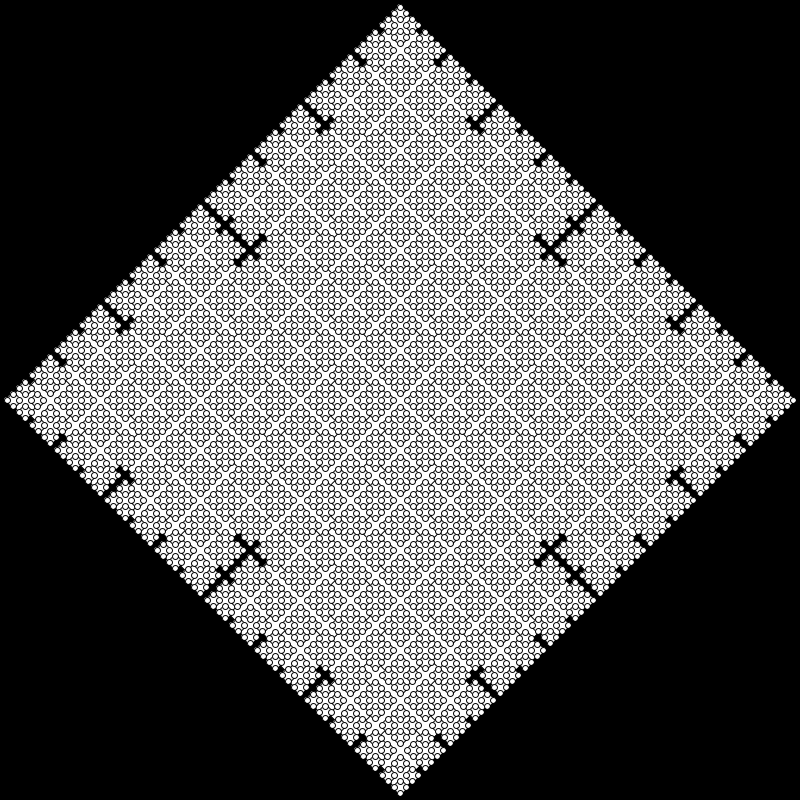
Frame 1 (no input)
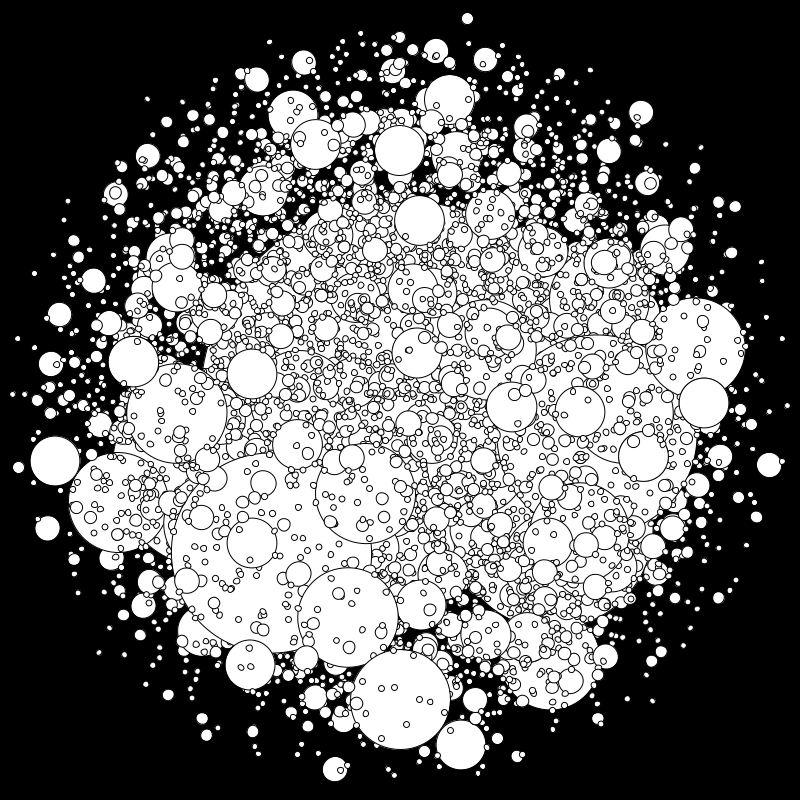
Frame 60 (the mouse pressed at the canvas centre just before this capture)
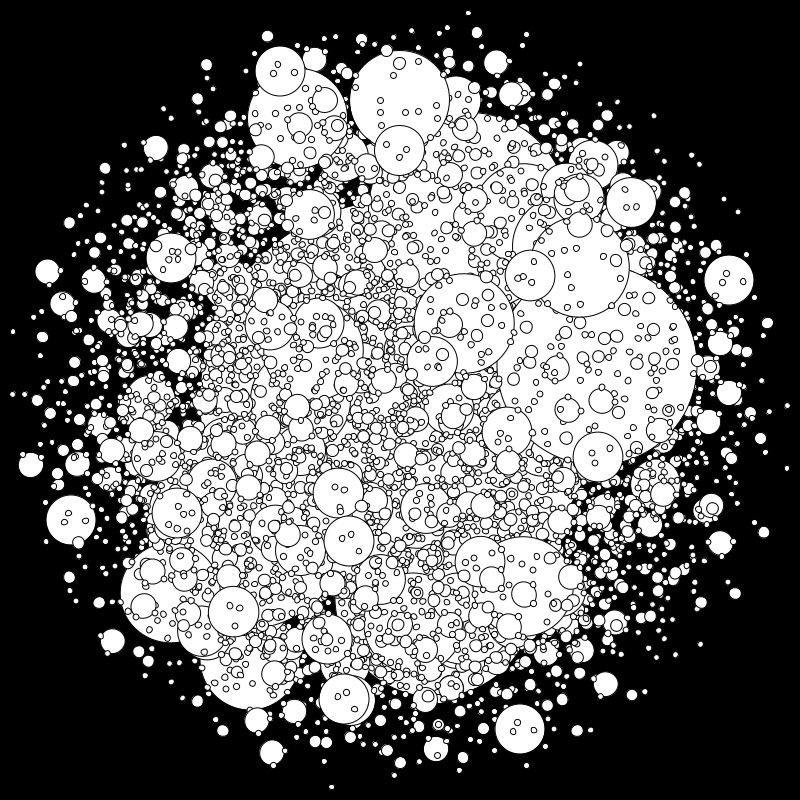
Frame 120 (the mouse held since frame 60 and released just before this capture)

The Processing sketch that drew these frames (run headless with seeded random() and noise(); from frame 60 on, the mouse is pressed at the canvas centre):

// Processing sketch: processing_93499
// ── processing_93499.pde

void setup(){

size(800,800);


}
void draw(){
background(0);



translate(width/2,height/2);

drawCircle(0,0,width/2);

}


void drawCircle(float x, float y,int diam)
{
 fill(255);
  
   
  rotate(radians(frameCount/3));
   ellipse(x,y,diam,diam);


  
  if(diam >10) {
  drawCircle(x+diam/2,y,diam/2);
  drawCircle(x-diam/2,y,diam/2);
 drawCircle(x,y+diam/2,diam/2);
 drawCircle(x,y-diam/2,diam/2);
  }

}
